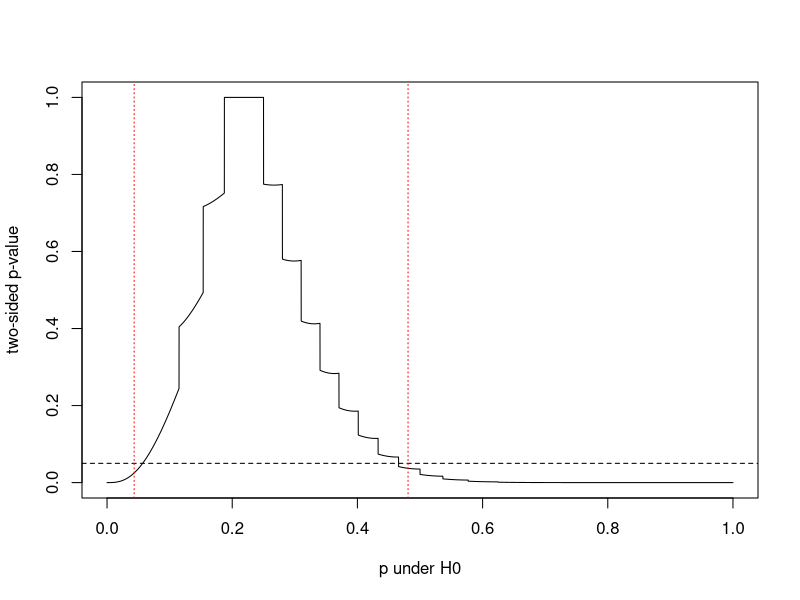

R code for this plot:
p <- seq(0, 1, by = 0.0001)
pval <- sapply(p, function(p0) binom.test(3, 15, p = p0)$p.value)

plot(p, pval, type = "l", xlab = "p under H0", ylab = "two-sided p-value")
abline(h = 0.05, lty = 2)

## CI that binom.test reports (Clopper-Pearson)
(ci <- binom.test(3, 15)$conf.int)
abline(v = ci, col = "red", lty = 3)

## "CI" by inverting the two-sided test: p0 values not rejected
range(p[pval >= 0.05])
ci

## The 2-sided p-value is by summing the probs. of results with prob. <=
## observed prob.

## The CI inverts two one-sided tests
